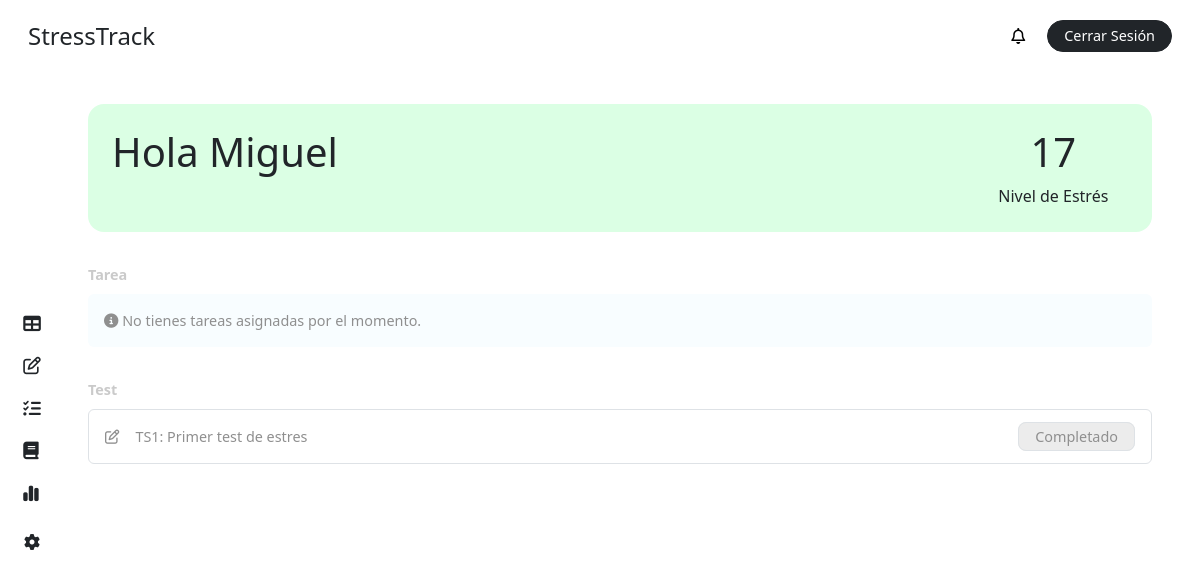
The app's page /panel/ (signed in), older data.
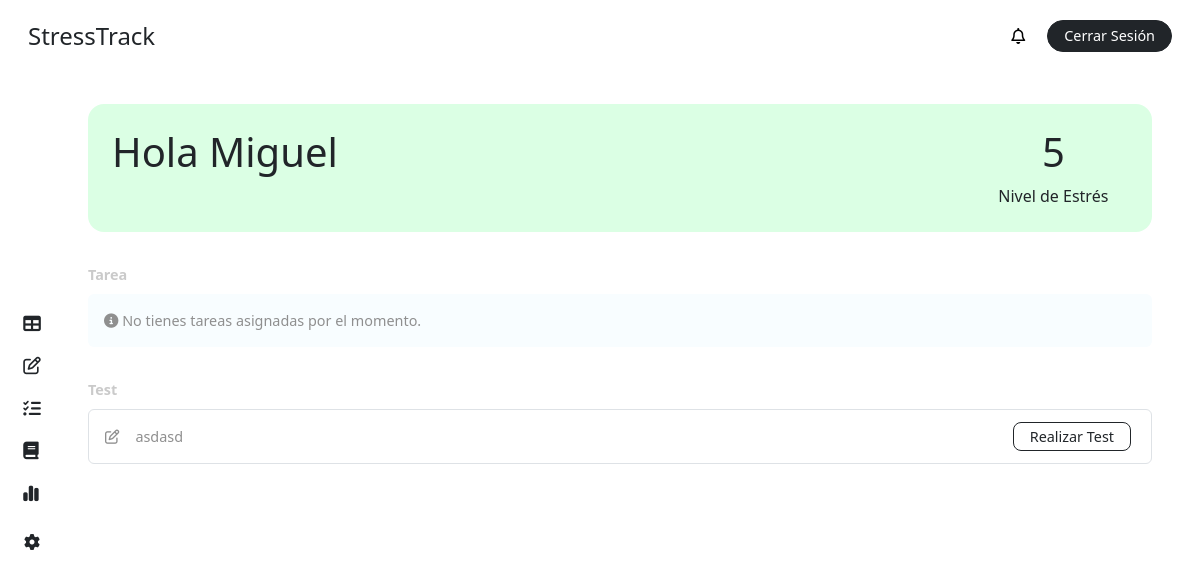
The same page, newer data.
### stress/models.py (models this page shows, shortened)
class Test(models.Model):
    title = models.CharField(max_length=255)
    due_date = models.DateField(blank=True, null=True)
    Team = models.ManyToManyField(Team, related_name='tests')
    course = models.ForeignKey(Course, on_delete=models.CASCADE, related_name='tests', default='2')
    created_at = models.DateTimeField(auto_now_add=True)
    updated_at = models.DateTimeField(auto_now=True)

### stress/views.py (the view)
# urls.py: path('panel/', views.panel, name='panel'),
@login_required
def panel(request):
    user = request.user
    course = user.course
    team = user.group
    tasks = None
    tests = None
    top_3_stressed_students = None
    average_stress = None
    course_teaching = user.teaching_courses.first()
    courses = Course.objects.all()
    professors = CustomUser.objects.filter(role='teacher').all()
    if course_teaching:
        students = course_teaching.students.filter(stress__gt=0)
        top_3_stressed_students = students.order_by('-stress')[:3]
        average_stress = int(students.aggregate(avg_stress=Avg('stress'))['avg_stress'] or 0)
    if course:
        tasks = course.tasks.filter(due_date__gte=date.today()).order_by('due_date')
    if team:
        tests = team.tests.all()
    stress = user.stress
    color = ""
    recommendations = user.recommendation
    if 0 <= stress <= 20:
        color = 'bg-good'
    elif 20 < stress <= 40:
        color = 'bg-not-bad'
    elif 40 < stress <= 60:
        color = 'bg-dangerr'
    elif 60 < stress <= 100:
        color = 'bg-dying'
    context = {
        'name': user.first_name or "Usuario",
        'color': color,
        'recommendation': recommendations,
        'stress': stress,
        'role': user.role,
        'top_3_stressed_students': top_3_stressed_students,
        'average_stress': average_stress,
        'course_teaching': course_teaching,
        'notifications': user.notifications.all(),
        'unread_notifications': user.notifications.filter(is_read=False).count(),
        'courses': courses,
        'professors': professors,
    }
    if tasks:
        if tasks.exists():
            tmp_task = tasks.first()
            task = {
                'title': tmp_task.title,
                'date': tmp_task.due_date
            }
        else:
            task = None
    else:
        task = None
    if tests:
        tmp_test = tests.last()
        flg = test_resolve(tmp_test, user)
        test = {
            'id': tmp_test.id,
            'title': tmp_test.title,
            'state': flg
        }
    else:
        test = None
    context['task'] = task
    context['test'] = test
    return render(request, 'dashboard/panel.html', context)

### stress/utils.py (called while the page is built)
def test_resolve(test, user):
    answered = Answer.objects.filter(student=user,question__test=test).exists()
    return answered

### stress/templates/dashboard/panel.html (shortened to what this page needs)
{% extends "base/dashboard_base.html" %}
{% block content %}
{% include "elements/dashboard_sidebar.html" with role=role %}
<main class="main p-4 pt-2 pe-5">
    <div class="{{ color }} p-4 rounded-4 my-4">
        <div class="row">
            {% if role == 'student' %}
                <div class="col-10">
                    <h1>Hola {{ name }}</h1>
                </div>
                <div class="col-2 text-center">
                    <h1>{{ stress }}</h1>
                    <p class="m-0">Nivel de Estrés</p>
                </div>
            {% endif %}
        </div>
    </div>
    {% if role == 'student' %}
        <div class="mb-4">
            <label class="text-grisillo fw-bold my-2">Tarea</label>
            {% if not task %}
                <div class="bg-inf p-3 rounded-2 text-gris">
                    <i class="fas fa-info-circle"></i> No tienes tareas asignadas por el momento.
                </div>
            {% endif %}
        </div>
        <div class="mb-4">
            <label class="text-grisillo fw-bold my-2">Test</label>
        {% if not test %}
        <div class="bg-inf p-3 rounded-2 text-gris">
            <i class="fas fa-info-circle"></i> No tienes tests asignadas por el momento.
        </div>
        {% else %}
        <div class="p-3 rounded-2 text-gris border border-1">
            <div class="row">
                <div class="col-10">
                    <i class="fa-regular fa-pen-to-square me-3"></i>{{ test.title }}
                </div>
                <div class="col-2 text-end">
                        {% if not test.state %}
                            <div class="ms-4 p-1 d-inline rounded-4 fs-7">
                                <a href="{% url 'test' test.id %}" class="text-decoration-none border border-dark text-dark py-1 px-3 rounded-3 fs-7">Realizar Test</a>
                            </div>
                        {% else %}
                            <div class="ms-4 bg-color-grisillo py-1 px-3 border d-inline rounded-3 fs-7">
                                Completado
                            </div>
                            {% endif %}
                        </div>
                    </div>
                </div>
                {% endif %}
        </div>
    {% endif %}
</main>
{% endblock %}

Row changes from the older to the newer data that the page shows:
no longer on this page (row edited): Test: title "TS1: Primer test de estres"
now on this page (row edited): Test: title "asdasd"
Text that changed along with them:
{{ stress }}: "17" → "5"
text no longer shown: "Completado"
text now shown: "Realizar Test"
